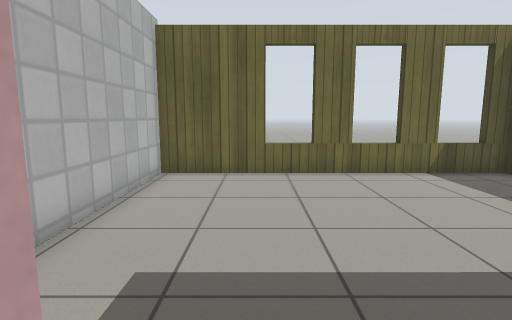
view 1 (above)

16 first-person views from a walk through a world built for the Gazebo simulator. The camera is 0.94 m above the floor, tilts 8° down and sees 80° across. The floor is counted in squares, 0.5 m on a side. Each view is taken from the middle of a square. On the plan, view 1 faces up. The plan holds only what a view shows up to about 16 squares ahead; the rest is blank. Simple patterns stand in for the simulator's built-in surfaces.

view 2
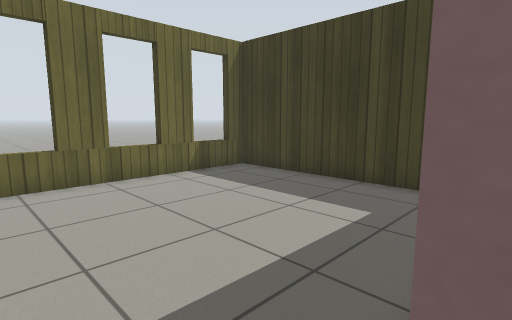

view 3
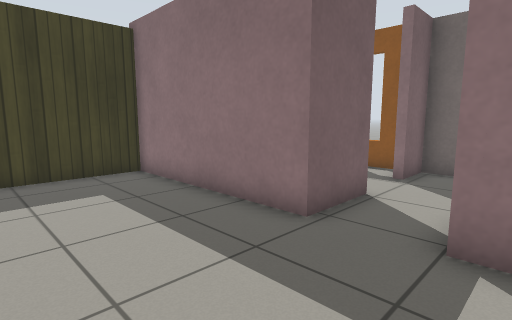

view 4
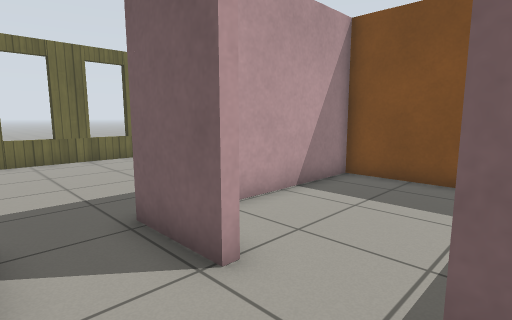

view 5
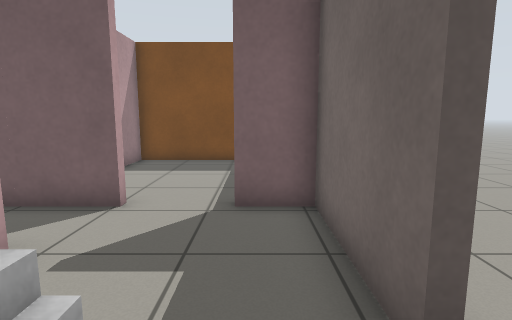

view 6
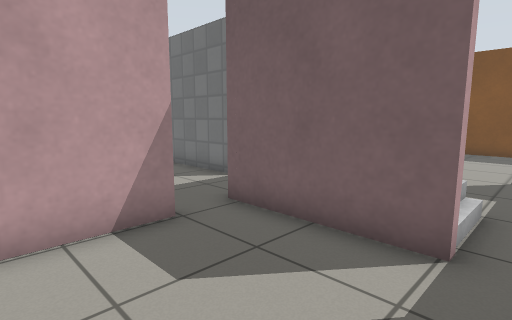

view 7
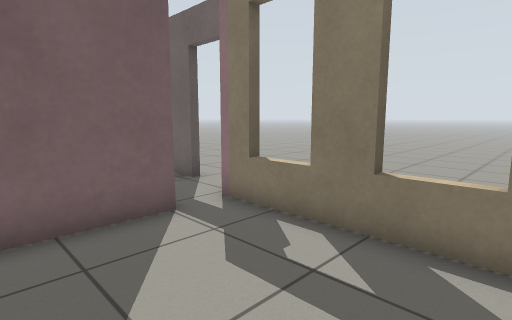

view 8
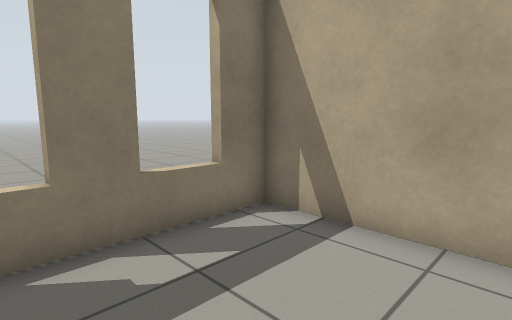

view 9
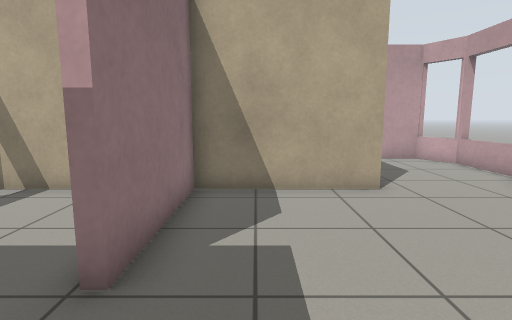

view 10
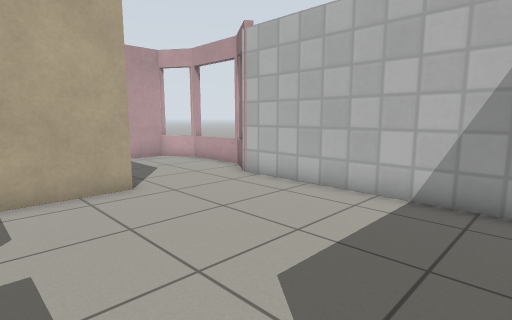

view 11
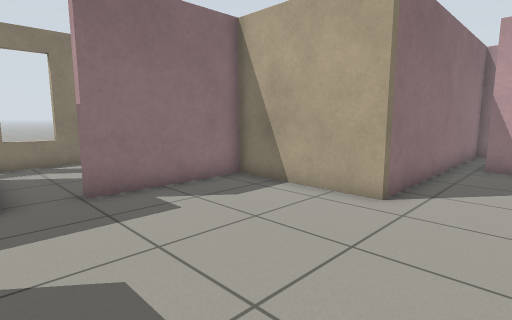

view 12
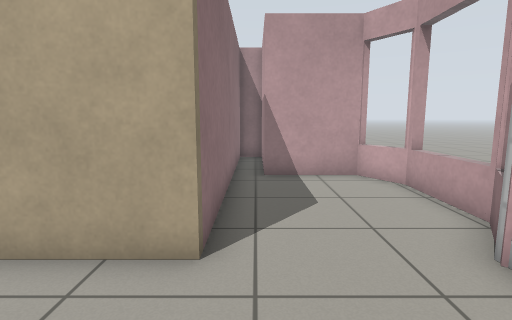

view 13
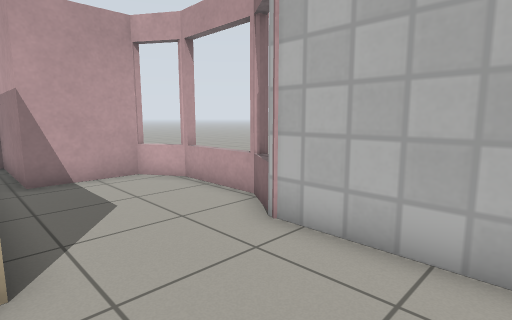

view 14
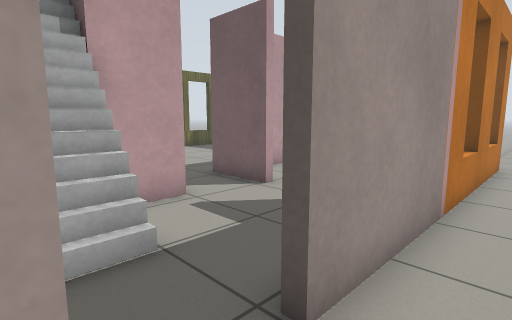

view 15
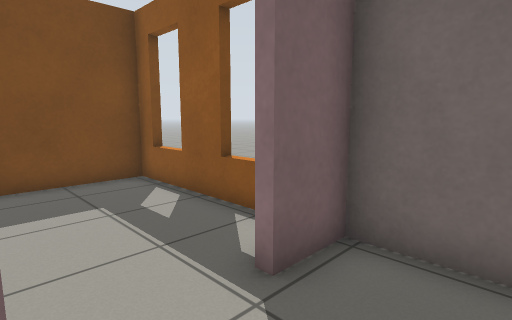

view 16
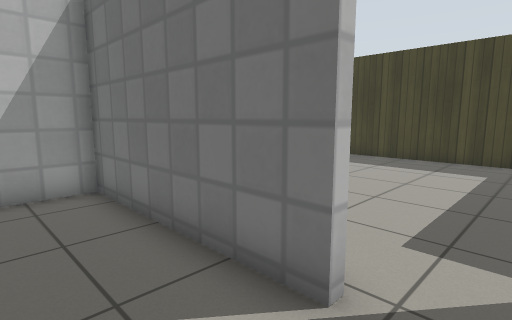

### Floor plan
Ten units are one square. View 1 is at (0, 0); x grows to the right and y downward. Boxes are objects, and circles mark ways between rooms. Rooms are numbered by the first view taken in them; rooms with no view inside come last. Other rooms are left out.
<svg viewBox="-229 -118 322 179">
<path fill="none" stroke="#000" d="M-17 -14 -10 -14M13 12 13 -14 84 -14 84 -102 -32 -102 -32 -41M-51 31 -55 31 -55 0M-71 -11 -97 -11M-30 53 13 53 13 35M-10 6 -29 6M-118 3 -118 45 -53 45M-29 6 -29 2M-130 -112 -164 -112M-31 -35 -35 -35 -35 -102 -117 -102 -133 -112M-162 -113 -179 -103M-178 -106 -178 -73 -224 -73 -224 -63 -118 -63 -118 -14 -71 -14 -71 -11M88 56 -30 56M21 53 84 53 84 -11 35 -11"/>
<rect x="-35" y="25" width="10" height="10" fill="#bbb"><title>stairs</title></rect>
<circle cx="0" cy="-5" r="3" fill="#2a7"/>
<circle cx="-30" cy="-25" r="3" fill="#2a7"/>
<circle cx="-55" cy="-10" r="3" fill="#2a7"/>
<circle cx="-35" cy="50" r="3" fill="#2a7"/>
<circle cx="10" cy="25" r="3" fill="#2a7"/>
<text x="20" y="-50">1</text>
<text x="-50" y="20">2</text>
<text x="-100" y="-60">3</text>
<text x="-150" y="20">4</text>
<text x="40" y="20">5</text>
</svg>
Room 1 opens to room 2. Room 1 opens to room 3. Room 2 opens to room 3. Room 2 opens to room 4. Room 2 opens to room 5.

Where each view was taken, in squares from view 1:
view 1: 0 up, 0 right, facing up
view 2: 1 up, 0 right, facing up-right
view 3: 6 up, 2 left, facing down-right
view 4: 4 down, 1 left, facing up-right
view 5: 4 down, 5 left, facing right
view 6: 4 down, 10 left, facing up-right
view 7: 0 up, 11 left, facing down-right
view 8: 0 up, 7 left, facing down-left
view 9: 3 up, 4 left, facing left
view 10: 3 up, 4 left, facing up-left
view 11: 9 up, 5 left, facing down-left
view 12: 7 up, 8 left, facing left
view 13: 6 up, 8 left, facing up-left
view 14: 7 down, 5 left, facing up-right
view 15: 1 down, 1 left, facing down-right
view 16: 2 up, 6 left, facing up-right
